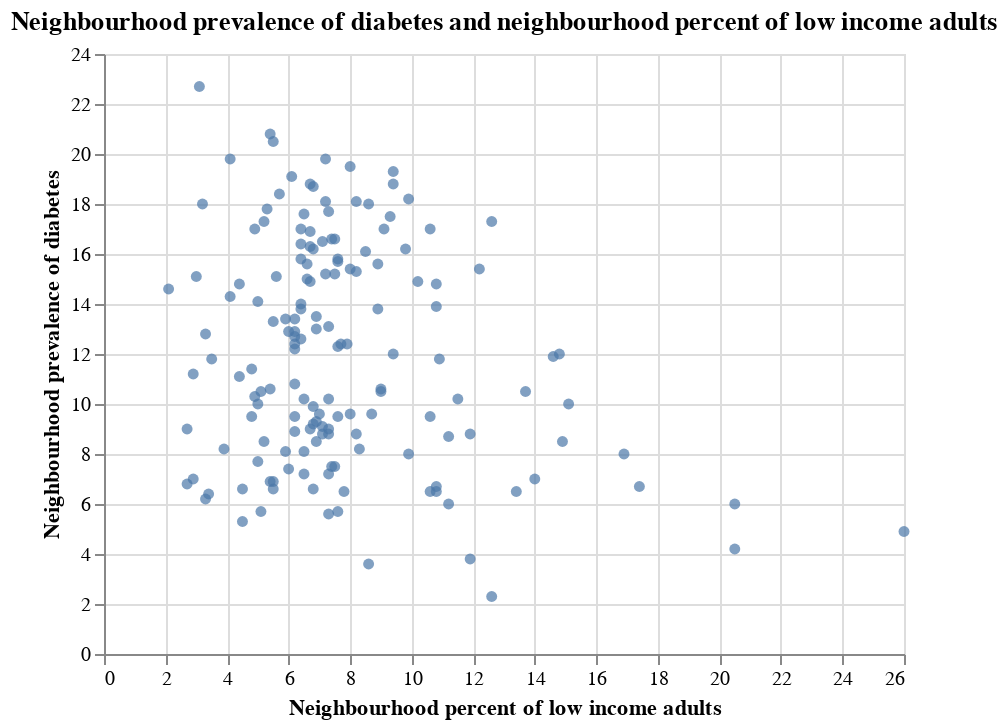

Notebook code for this chart:
### Code cell
diabetes_income_chart

### Figure 1 — Vega-Lite specification as saved in the notebook (floating-point values rounded to 4 significant figures; data arrays with more than 128 entries replaced by an {"elided": "..."} marker saying what was removed)
{"config": {"view": {"continuousWidth": 300, "continuousHeight": 300}}, "data": {"name": "data-f0be5d334ca077a34789f160c8ea7ab6"}, "mark": {"type": "circle"}, "encoding": {"tooltip": [{"field": "neighbourhood_name", "title": "Neighbourhood", "type": "nominal"}], "x": {"field": "adult_percent_low_income", "title": "Neighbourhood percent of low income adults", "type": "quantitative"}, "y": {"field": "total_diabetes_prevalence", "title": "Neighbourhood prevalence of diabetes", "type": "quantitative"}}, "title": "Neighbourhood prevalence of diabetes and neighbourhood percent of low income adults", "width": 400, "$schema": "https://vega.github.io/schema/vega-lite/v5.16.3.json", "datasets": {"data-f0be5d334ca077a34789f160c8ea7ab6": {"elided": "158 records"}}}
